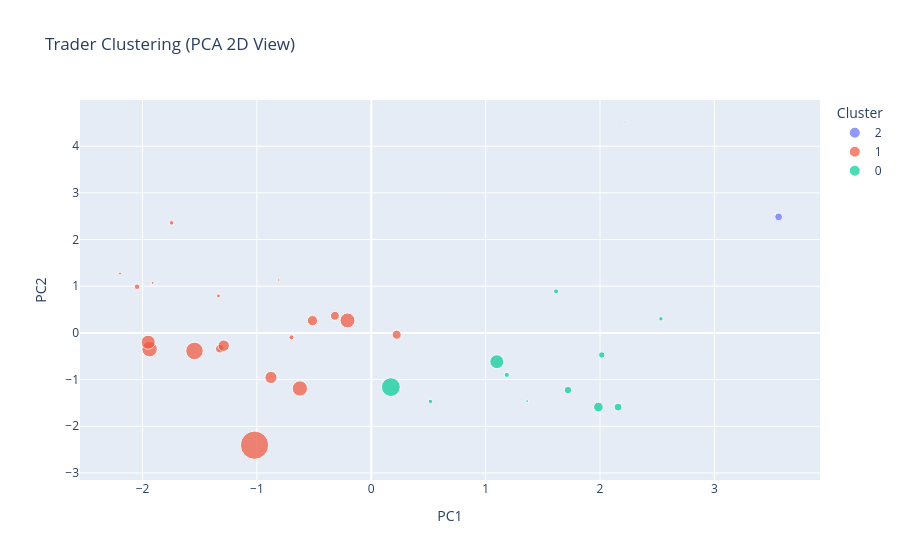

Here is the notebook cell this chart was saved with:
### Code cell
# PCA for 2D visualization
pca = PCA(n_components=2, random_state=42)
X_pca = pca.fit_transform(X_scaled)
trader_features['pca1'] = X_pca[:, 0]
trader_features['pca2'] = X_pca[:, 1]
trader_features['short_acct'] = trader_features['account'].str[:10] + '...'
trader_features['cluster_str'] = trader_features['cluster'].astype(str)

fig = px.scatter(trader_features, x='pca1', y='pca2',
                 color='cluster_str',
                 size='n_trades',
                 hover_data=['short_acct','total_pnl','win_rate','avg_size_usd'],
                 title='Trader Clustering (PCA 2D View)',
                 labels={'pca1':'PC1','pca2':'PC2','cluster_str':'Cluster'})
fig.show()

print(f'\nVariance explained by 2 PCs: {pca.explained_variance_ratio_.sum():.2%}')

### Figure 1 — Plotly figure (JSON) as saved in the notebook; plotly's stock layout.template omitted (floating-point values rounded to 4 significant figures)
{"data": [{"customdata": [["0x083384f8...", 1600000.0, 0.7927, 17440.0], ["0x420ab45e...", 199500.0, 1.0, 5379.0]], "hovertemplate": "Cluster=2<br>PC1=%{x}<br>PC2=%{y}<br>n_trades=%{marker.size}<br>short_acct=%{customdata[0]}<br>total_pnl=%{customdata[1]}<br>win_rate=%{customdata[2]}<br>avg_size_usd=%{customdata[3]}<extra></extra>", "legendgroup": "2", "marker": {"color": "#636efa", "size": [1732, 90], "sizemode": "area", "sizeref": 56.38, "symbol": "circle"}, "mode": "markers", "name": "2", "orientation": "v", "showlegend": true, "type": "scatter", "x": [3.562, 2.212], "xaxis": "x", "y": [2.485, 4.518], "yaxis": "y"}, {"customdata": [["0x23e7a7f8...", 47890.0, 0.7736, 1454.0], ["0x28736f43...", 132500.0, 0.8621, 507.4], ["0x2c229d22...", 168700.0, 0.8175, 2509.0], ["0x3f9a0aad...", 53500.0, 1.0, 3175.0], ["0x430f0984...", 416500.0, 1.0, 2321.0], ["0x47add9a5...", 103300.0, 0.822, 586.8], ["0x4acb90e7...", 677700.0, 0.9485, 9012.0], ["0x4f93fead...", 309000.0, 0.9268, 21980.0], ["0x6d6a4b95...", 108700.0, 0.9883, 802.5], ["0x75f7eeb8...", 379100.0, 0.9263, 1497.0], ["0x8170715b...", -167600.0, 0.7522, 2295.0], ["0x8381e6d8...", 65510.0, 0.8838, 8311.0], ["0x8477e447...", 43920.0, 0.599, 936.4], ["0x92f17e8d...", 126600.0, 0.9765, 3618.0], ["0xa0feb372...", 106300.0, 0.9703, 1859.0], ["0xa520ded0...", 72850.0, 0.9373, 1207.0], ["0xae5eacaf...", 67850.0, 1.0, 2852.0], ["0xb1231a4a...", 2143000.0, 0.791, 4492.0], ["0xbee1707d...", 836100.0, 0.7631, 1681.0]], "hovertemplate": "Cluster=1<br>PC1=%{x}<br>PC2=%{y}<br>n_trades=%{marker.size}<br>short_acct=%{customdata[0]}<br>total_pnl=%{customdata[1]}<br>win_rate=%{customdata[2]}<br>avg_size_usd=%{customdata[3]}<extra></extra>", "legendgroup": "1", "marker": {"color": "#EF553B", "size": [4166, 6772, 2060, 158, 599, 3663, 2233, 2949, 426, 8660, 2341, 714, 6559, 892, 5561, 255, 230, 6279, 22551], "sizemode": "area", "sizeref": 56.38, "symbol": "circle"}, "mode": "markers", "name": "1", "orientation": "v", "showlegend": true, "type": "scatter", "x": [-0.877, -1.938, -1.325, -0.8098, -1.745, -1.29, -0.318, -0.5141, -1.337, -1.545, 0.2221, -0.6975, -0.624, -2.048, -1.95, -2.197, -1.912, -0.208, -1.021], "xaxis": "x", "y": [-0.9539, -0.3472, -0.3391, 1.133, 2.357, -0.2735, 0.3655, 0.2632, 0.7926, -0.3861, -0.03859, -0.09544, -1.191, 0.9891, -0.1993, 1.274, 1.071, 0.2676, -2.405], "yaxis": "y"}, {"customdata": [["0x271b2809...", -70440.0, 0.7156, 10560.0], ["0x3998f134...", -31200.0, 0.6509, 1437.0], ["0x39cef799...", 14460.0, 0.6655, 4858.0], ["0x513b8629...", 840400.0, 0.8955, 38100.0], ["0x72743ae2...", 429400.0, 0.7463, 7520.0], ["0x72c6a462...", 360500.0, 0.7742, 2127.0], ["0x7f4f299f...", 14900.0, 0.945, 3914.0], ["0xaf40fdc4...", 21760.0, 0.7478, 9861.0], ["0xb899e522...", 22490.0, 0.8035, 20610.0], ["0xbaaaf657...", 940200.0, 0.9912, 3481.0], ["0xbd5fead7...", 220500.0, 0.7349, 8702.0]], "hovertemplate": "Cluster=0<br>PC1=%{x}<br>PC2=%{y}<br>n_trades=%{marker.size}<br>short_acct=%{customdata[0]}<br>total_pnl=%{customdata[1]}<br>win_rate=%{customdata[2]}<br>avg_size_usd=%{customdata[3]}<extra></extra>", "legendgroup": "0", "marker": {"color": "#00cc96", "size": [1607, 570, 1767, 5482, 737, 558, 746, 230, 2641, 9997, 1177], "sizemode": "area", "sizeref": 56.38, "symbol": "circle"}, "mode": "markers", "name": "0", "orientation": "v", "showlegend": true, "type": "scatter", "x": [1.72, 0.5175, 2.158, 1.097, 1.616, 2.532, 1.185, 1.363, 1.986, 0.1712, 2.015], "xaxis": "x", "y": [-1.225, -1.469, -1.59, -0.6163, 0.8908, 0.3014, -0.8985, -1.461, -1.588, -1.16, -0.4723], "yaxis": "y"}], "layout": {"legend": {"itemsizing": "constant", "title": {"text": "Cluster"}, "tracegroupgap": 0}, "title": {"text": "Trader Clustering (PCA 2D View)"}, "xaxis": {"anchor": "y", "domain": [0.0, 1.0], "title": {"text": "PC1"}}, "yaxis": {"anchor": "x", "domain": [0.0, 1.0], "title": {"text": "PC2"}}}}
